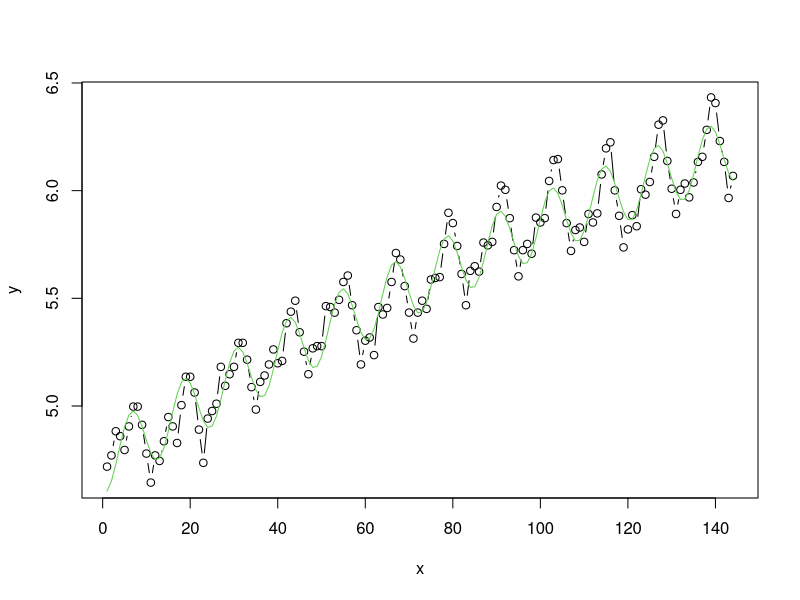
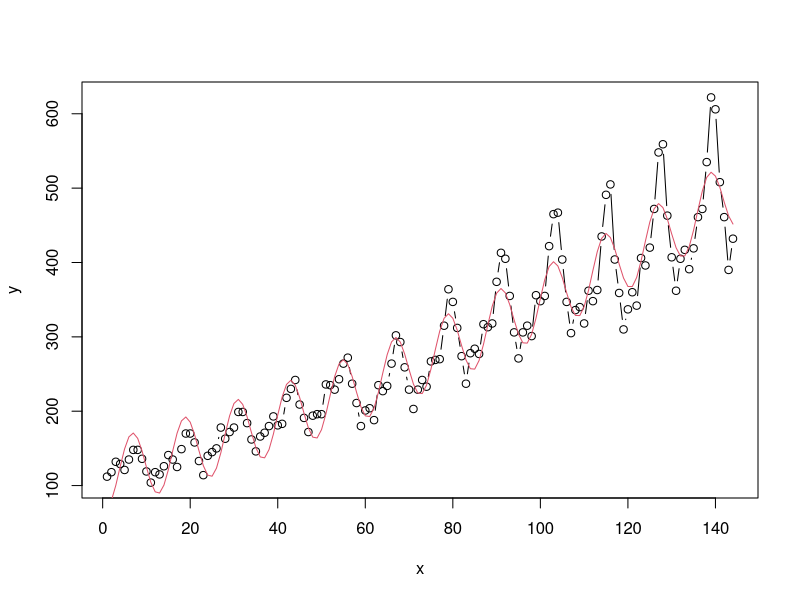

The R script that drew these images, in order:
data(AirPassengers)
y = log(AirPassengers)
n = length(y)
x = 1:n;

plot(x,y,type="b")

# Proposed Model 
X = matrix(nrow = n, ncol = 5)

for(i in 1:n){
    X[i,1] = cos((2*pi*x[i])/12)
    X[i,2] = sin((2*pi*x[i])/12)
    X[i,3] = x[i]
    X[i,4] = x[i]*x[i]
    X[i,5] = 1
}

ahat = solve(t(X) %*% X , t(X) %*% y);
yhat = X %*% ahat;
lines(x, yhat, col=3);
 
y = AirPassengers
ahat2 = solve(t(X) %*% X , t(X) %*% y);
yhat2 = X %*% ahat2;
plot(x,y,type="b")
lines(x, yhat2, col=2);